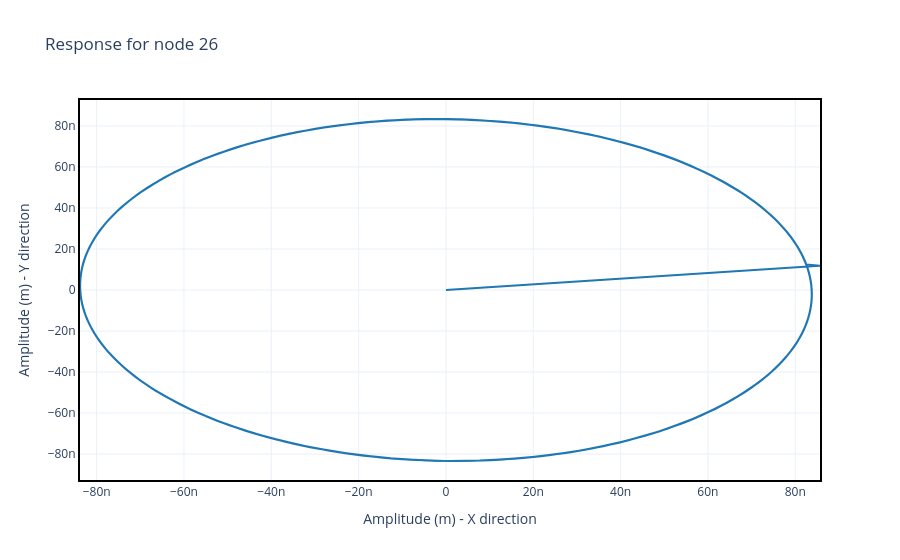

Write notebook code for a chart like this one.
### Markdown cell above
#### Ploting orbit response for a single node

### Code cell
response3.plot_2d(node=26)

### Figure 1 — Plotly figure (JSON) as saved in the notebook; plotly's stock layout.template omitted (floating-point values rounded to 4 significant figures; data arrays with more than 128 entries replaced by an {"elided": "..."} marker saying what was removed)
{"data": [{"hovertemplate": "X - Amplitude (m): %{x:.2e}<br>Y - Amplitude (m): %{y:.2e}", "legendgroup": "Orbit", "mode": "lines", "name": "Orbit", "showlegend": false, "type": "scatter", "x": {"elided": "1001 float values"}, "y": {"elided": "1001 float values"}}], "layout": {"title": {"text": "Response for node 26"}, "xaxis": {"title": {"text": "Amplitude (m) - X direction"}}, "yaxis": {"title": {"text": "Amplitude (m) - Y direction"}}}}
